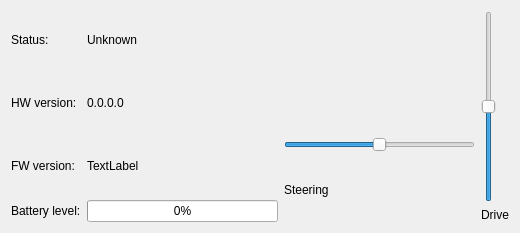
<?xml version="1.0" encoding="UTF-8"?>
<ui version="4.0">
 <class>Form</class>
 <widget class="QWidget" name="Form">
  <property name="geometry">
   <rect>
    <x>0</x>
    <y>0</y>
    <width>520</width>
    <height>233</height>
   </rect>
  </property>
  <property name="windowTitle">
   <string>Form</string>
  </property>
  <layout class="QGridLayout" name="gridLayout">
   <item row="0" column="0">
    <widget class="QLabel" name="label">
     <property name="text">
      <string>Status:</string>
     </property>
    </widget>
   </item>
   <item row="0" column="1">
    <widget class="QLabel" name="label_5">
     <property name="text">
      <string>Unknown</string>
     </property>
    </widget>
   </item>
   <item row="0" column="3" rowspan="4">
    <layout class="QVBoxLayout" name="verticalLayout_2">
     <item>
      <widget class="QSlider" name="motorSlider">
       <property name="minimum">
        <number>-100</number>
       </property>
       <property name="maximum">
        <number>100</number>
       </property>
       <property name="singleStep">
        <number>10</number>
       </property>
       <property name="orientation">
        <enum>Qt::Vertical</enum>
       </property>
      </widget>
     </item>
     <item>
      <widget class="QLabel" name="label_7">
       <property name="text">
        <string>Drive</string>
       </property>
      </widget>
     </item>
    </layout>
   </item>
   <item row="1" column="0">
    <widget class="QLabel" name="label_2">
     <property name="text">
      <string>HW version:</string>
     </property>
    </widget>
   </item>
   <item row="1" column="1">
    <widget class="QLabel" name="hwVersionLabel">
     <property name="text">
      <string>0.0.0.0</string>
     </property>
    </widget>
   </item>
   <item row="2" column="0">
    <widget class="QLabel" name="label_3">
     <property name="text">
      <string>FW version:</string>
     </property>
    </widget>
   </item>
   <item row="2" column="1">
    <widget class="QLabel" name="fwVersionLabel">
     <property name="text">
      <string>TextLabel</string>
     </property>
    </widget>
   </item>
   <item row="2" column="2" rowspan="2">
    <layout class="QVBoxLayout" name="verticalLayout">
     <item>
      <widget class="QSlider" name="steeringSlider">
       <property name="minimum">
        <number>-50</number>
       </property>
       <property name="maximum">
        <number>50</number>
       </property>
       <property name="singleStep">
        <number>10</number>
       </property>
       <property name="orientation">
        <enum>Qt::Horizontal</enum>
       </property>
      </widget>
     </item>
     <item>
      <widget class="QLabel" name="label_6">
       <property name="text">
        <string>Steering</string>
       </property>
      </widget>
     </item>
    </layout>
   </item>
   <item row="3" column="0">
    <widget class="QLabel" name="label_4">
     <property name="text">
      <string>Battery level:</string>
     </property>
    </widget>
   </item>
   <item row="3" column="1">
    <widget class="QProgressBar" name="batteryLvl">
     <property name="value">
      <number>0</number>
     </property>
    </widget>
   </item>
  </layout>
 </widget>
 <resources/>
 <connections/>
</ui>
